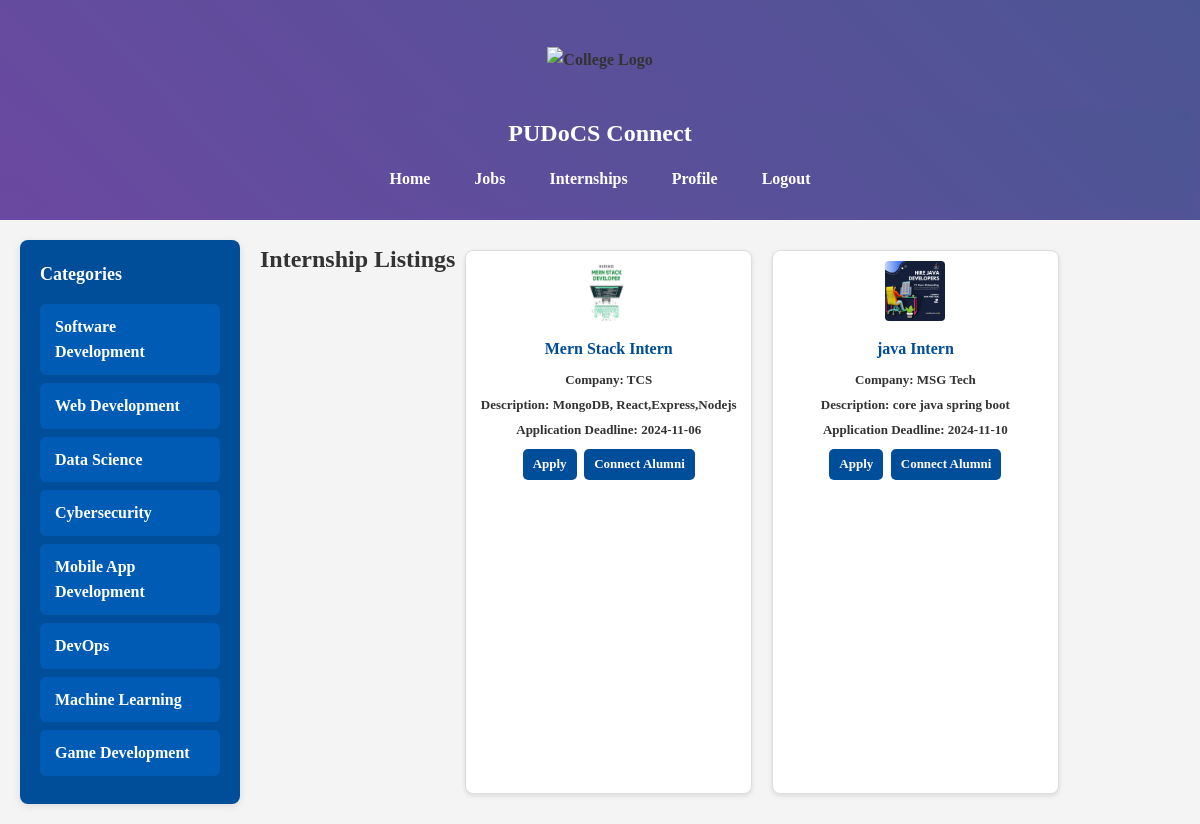
Screenshot of /internship_show.php with the database file from the repository.
### tables this page shows
CREATE TABLE `internship_postings` (
  `id` int(11) NOT NULL,
  `title` varchar(255) NOT NULL,
  `company_name` varchar(255) NOT NULL,
  `description` text NOT NULL,
  `admin_user_name` varchar(255) NOT NULL,
  `application_deadline` date NOT NULL,
  `internship_duration` varchar(50) NOT NULL,
  `interview_date` date NOT NULL,
  `location` varchar(255) DEFAULT NULL,
  `internship_type` enum('Full-time','Part-time','Work from Home') NOT NULL,
  `internship_category` enum('Software Development','Web Development','Data Science','Cybersecurity','Mobile App Development','DevOps','Machine Learning','Game Development') NOT NULL,
  `poster_image` varchar(255) NOT NULL,
  `posted_by` varchar(255) NOT NULL,
  `posted_date` timestamp NOT NULL DEFAULT current_timestamp()
);

### internship_show.php (the view, shortened to what this page needs)
<?php
require 'db.php';
$stmt = $conn->prepare("SELECT * FROM internship_postings ORDER BY id DESC");
$stmt->execute();
$categories = [
    "Software Development",
    "Web Development",
    "Data Science",
    "Cybersecurity",
    "Mobile App Development",
    "DevOps",
    "Machine Learning",
    "Game Development"
];
?>
<!DOCTYPE html>
<html lang="en">
<head>
    <link rel="stylesheet" href="./style.css">
</head>
<body>
<header>
    <div class="header-container">
        <img src="https://www.pondiuni.edu.in/wp-content/uploads/2020/05/PU_Logo_Full.png" alt="College Logo">
    </div>
    <nav>
        <div class="college-title">
        <h2>PUDoCS Connect </h2>
        </div>
      <a href="./student_index.php">Home</a>
        <a href="job_show.php">Jobs</a>
        <a href="internship_show.php">Internships</a>
        <a href="student_profile.php">Profile</a>
        <a href="logout.php">Logout</a>
    </nav>
</header>
<div class="container">
    <div class="sidebar">
        <h3>Categories</h3>
        <?php foreach ($categories as $category): ?>
            <a href="internship_show.php?category=<?php echo urlencode($category); ?>">
                <?php echo htmlspecialchars($category); ?>
            </a>
        <?php endforeach; ?>
    </div>
    <div class="internship-listings">
        <h2>Internship Listings</h2>
        <?php
        $selected_category = isset($_GET['category']) ? $_GET['category'] : '';
        if ($selected_category) {
            $stmt = $conn->prepare("SELECT * FROM internship_postings WHERE internship_category = ? ORDER BY id DESC");
            $stmt->bind_param("s", $selected_category);
        } else {
            $stmt = $conn->prepare("SELECT * FROM internship_postings ORDER BY id DESC");
        }
        $stmt->execute();
        $internships = $stmt->get_result();
        while ($internship = $internships->fetch_assoc()): ?>
            <div class="internship-card">
                <img src="internship_logo_upload/<?php echo htmlspecialchars($internship['poster_image']); ?>" class="poster-image" alt="Internship Poster">
                <div class="internship-details">
                    <h3><?php echo htmlspecialchars($internship['title']); ?></h3>
                    <p><strong>Company:</strong> <?php echo htmlspecialchars($internship['company_name']); ?></p>
                    <p><strong>Description:</strong> <?php echo htmlspecialchars($internship['description']); ?></p>
                    <p><strong>Application Deadline:</strong> <?php echo htmlspecialchars($internship['application_deadline']); ?></p>
                    <a href="student_apply_internship.php?internship_id=<?php echo $internship['id']; ?>" class="button">Apply</a>
                    <a href="connect_alumni.php?posted_by=<?php echo urlencode($internship['admin_user_name']); ?>" class="button">Connect Alumni</a>
                </div>
            </div>
        <?php endwhile; ?>
    </div>
</div>
</body>
</html>

### style.css (style rules this page uses)
body { font-family: Cambria, Cochin, Georgia, Times, 'Times New Roman', serif; font-weight: bold; margin: 0; padding: 0; background: linear-gradient(to bottom right, #a8c8e0, #d0e7f2); color: #333; line-height: 1.6; overflow-x: hidden; transition: background-color 0.5s ease; animation: fadeInBackground 0.5s ease-in-out; }
header { text-align: center; box-shadow: 0 6px 12px rgba(0, 0, 0, 0.15); top: 0; z-index: 10; animation: slideDownNav 0.8s ease-out; background: linear-gradient(45deg, #6a49a0, #4c5594); text-align: center; }
header h2 { margin: 0; font-size: 1.5em; }
.header-container { display: flex; justify-content: center; align-items: center; height: 100px; }
nav { background: linear-gradient(45deg, #6a49a0, #4c5594); padding: 4px; text-align: center; }
nav a { color: white; padding: 14px 20px; text-decoration: none; display: inline-block; }
.college-title h2 { font-size: 1.5em; color: white; margin: 0; display: block; }
header { background-color: #005a9e; padding: 10px; }

### internship_show.php (style rules this page uses)
* { margin: 0; padding: 0; box-sizing: border-box; }
.container { display: flex; padding: 20px; background-color: #f4f4f4; }
.sidebar { width: 220px; padding: 20px; background-color: #004d99; border-radius: 8px; color: #ffffff; box-shadow: 0 2px 8px rgba(0, 0, 0, 0.1); margin-right: 20px; }
.sidebar h3 { margin-bottom: 15px; font-size: 18px; color: #ffffff; }
.sidebar a { display: block; padding: 10px 15px; margin: 8px 0; text-decoration: none; color: #ffffff; background-color: #005bb5; border-radius: 6px; transition: background-color 0.3s; }
.internship-listings { flex: 1; display: flex; flex-wrap: wrap; justify-content: flex-start; }
.internship-card { background-color: #ffffff; border: 1px solid #ddd; border-radius: 8px; box-shadow: 0 2px 5px rgba(0, 0, 0, 0.1); margin: 10px; padding: 10px; width: calc(33.33% - 20px); transition: transform 0.2s; text-align: center; font-size: 14px; }
.poster-image { width: 60px; height: 60px; border-radius: 4px; margin-bottom: 8px; }
.internship-details h3 { font-size: 16px; color: #004d99; margin-bottom: 8px; }
.internship-details p { margin: 4px 0; font-size: 13px; color: #333; }
.button { background-color: #004d99; color: white; border: none; padding: 5px 10px; border-radius: 5px; text-decoration: none; display: inline-block; margin: 5px 2px; font-size: 13px; transition: background-color 0.3s; }

### rows the page displays
internship_postings: poster_image (picture), title "Mern Stack Intern", company_name "TCS", description "MongoDB, React,Express,Nodejs", application_deadline "2024-11-06"
internship_postings: poster_image (picture), title "java Intern", company_name "MSG Tech", description "core java spring boot", application_deadline "2024-11-10"

### other values shown
$category "Software Development"
$category "Web Development"
$category "Data Science"
$category "Cybersecurity"
$category "Mobile App Development"
$category "DevOps"
$category "Machine Learning"
$category "Game Development"
